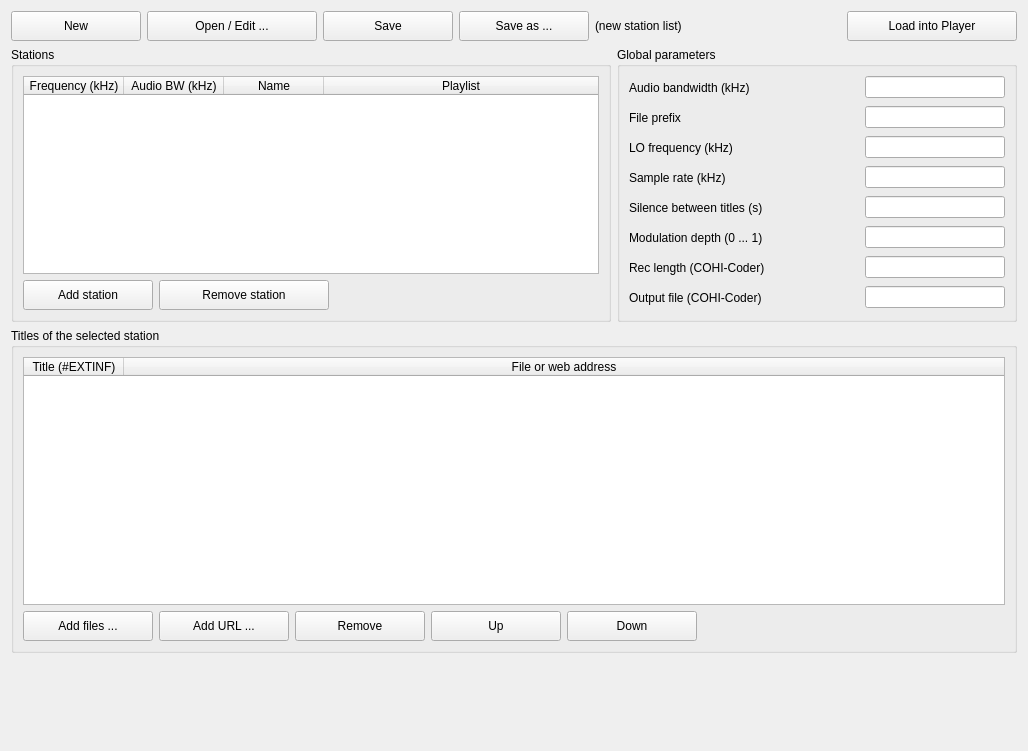
<?xml version="1.0" encoding="UTF-8"?>
<ui version="4.0">
 <class>station_editor_widget</class>
 <widget class="QWidget" name="station_editor_widget"><property name="geometry"><rect><x>0</x><y>0</y><width>1028</width><height>751</height></rect></property><property name="windowTitle"><string>Station Editor</string></property><layout class="QGridLayout" name="gridLayout_main" rowstretch="0,3,4,1" columnstretch="3,2"><item row="0" column="0" colspan="2"><layout class="QHBoxLayout" name="horizontalLayout_file"><item><widget class="QPushButton" name="pushButton_new"><property name="minimumSize"><size><width>130</width><height>30</height></size></property><property name="text"><string>New</string></property><property name="toolTip"><string>start a new, empty station list</string></property></widget></item><item><widget class="QPushButton" name="pushButton_open"><property name="minimumSize"><size><width>170</width><height>30</height></size></property><property name="text"><string>Open / Edit ...</string></property><property name="toolTip"><string>open an existing station list (m3u) for editing</string></property></widget></item><item><widget class="QPushButton" name="pushButton_save"><property name="minimumSize"><size><width>130</width><height>30</height></size></property><property name="text"><string>Save</string></property><property name="toolTip"><string>save the station list</string></property></widget></item><item><widget class="QPushButton" name="pushButton_saveas"><property name="minimumSize"><size><width>130</width><height>30</height></size></property><property name="text"><string>Save as ...</string></property><property name="toolTip"><string>save the station list under a new name</string></property></widget></item><item><widget class="QLabel" name="label_file"><property name="text"><string>(new station list)</string></property><property name="sizePolicy"><sizepolicy hsizetype="Expanding" vsizetype="Preferred"><horstretch>1</horstretch><verstretch>0</verstretch></sizepolicy></property></widget></item><item><widget class="QPushButton" name="pushButton_toplayer"><property name="minimumSize"><size><width>170</width><height>30</height></size></property><property name="text"><string>Load into Player</string></property><property name="toolTip"><string>save the station list and load it into the player (modes with audio modulator)</string></property></widget></item></layout></item><item row="1" column="0"><widget class="QGroupBox" name="groupBox_stations"><property name="title"><string>Stations</string></property><layout class="QVBoxLayout" name="verticalLayout_stations"><item><widget class="QTableWidget" name="tableWidget_stations"><property name="toolTip"><string>one line per carrier; frequency, bandwidth and name are edited directly in the table, the titles of the selected station below</string></property><property name="selectionBehavior"><enum>QAbstractItemView::SelectRows</enum></property><property name="selectionMode"><enum>QAbstractItemView::SingleSelection</enum></property><property name="alternatingRowColors"><bool>true</bool></property><attribute name="horizontalHeaderStretchLastSection"><bool>true</bool></attribute><attribute name="verticalHeaderVisible"><bool>false</bool></attribute><column><property name="text"><string>Frequency (kHz)</string></property></column><column><property name="text"><string>Audio BW (kHz)</string></property></column><column><property name="text"><string>Name</string></property></column><column><property name="text"><string>Playlist</string></property></column></widget></item><item><layout class="QHBoxLayout" name="horizontalLayout_stationbuttons"><item><widget class="QPushButton" name="pushButton_addstation"><property name="minimumSize"><size><width>130</width><height>30</height></size></property><property name="text"><string>Add station</string></property></widget></item><item><widget class="QPushButton" name="pushButton_removestation"><property name="minimumSize"><size><width>170</width><height>30</height></size></property><property name="text"><string>Remove station</string></property></widget></item><item><spacer name="horizontalSpacer_stations"><property name="orientation"><enum>Qt::Horizontal</enum></property><property name="sizeHint" stdset="0"><size><width>20</width><height>20</height></size></property></spacer></item></layout></item></layout></widget></item><item row="1" column="1"><widget class="QGroupBox" name="groupBox_params"><property name="title"><string>Global parameters</string></property><layout class="QFormLayout" name="formLayout_params"><item row="0" column="0"><widget class="QLabel" name="label_bw"><property name="minimumSize"><size><width>230</width><height>24</height></size></property><property name="text"><string>Audio bandwidth (kHz)</string></property></widget></item><item row="0" column="1"><widget class="QLineEdit" name="lineEdit_bw"><property name="toolTip"><string>default for all stations without their own bandwidth</string></property></widget></item><item row="1" column="0"><widget class="QLabel" name="label_prefix"><property name="minimumSize"><size><width>230</width><height>24</height></size></property><property name="text"><string>File prefix</string></property></widget></item><item row="1" column="1"><widget class="QLineEdit" name="lineEdit_prefix"><property name="toolTip"><string>put in front of relative file names, e.g. a common folder</string></property></widget></item><item row="2" column="0"><widget class="QLabel" name="label_lo"><property name="minimumSize"><size><width>230</width><height>24</height></size></property><property name="text"><string>LO frequency (kHz)</string></property></widget></item><item row="2" column="1"><widget class="QLineEdit" name="lineEdit_lo"><property name="toolTip"><string>band centre for 'audio modulator only'</string></property></widget></item><item row="3" column="0"><widget class="QLabel" name="label_sr"><property name="minimumSize"><size><width>230</width><height>24</height></size></property><property name="text"><string>Sample rate (kHz)</string></property></widget></item><item row="3" column="1"><widget class="QLineEdit" name="lineEdit_sr"><property name="toolTip"><string>band width (sample rate) for 'audio modulator only'</string></property></widget></item><item row="4" column="0"><widget class="QLabel" name="label_silence"><property name="minimumSize"><size><width>230</width><height>24</height></size></property><property name="text"><string>Silence between titles (s)</string></property></widget></item><item row="4" column="1"><widget class="QLineEdit" name="lineEdit_silence"></widget></item><item row="5" column="0"><widget class="QLabel" name="label_moddepth"><property name="minimumSize"><size><width>230</width><height>24</height></size></property><property name="text"><string>Modulation depth (0 ... 1)</string></property></widget></item><item row="5" column="1"><widget class="QLineEdit" name="lineEdit_moddepth"></widget></item><item row="6" column="0"><widget class="QLabel" name="label_reclength"><property name="minimumSize"><size><width>230</width><height>24</height></size></property><property name="text"><string>Rec length (COHI-Coder)</string></property></widget></item><item row="6" column="1"><widget class="QLineEdit" name="lineEdit_reclength"><property name="toolTip"><string>hh:mm:ss or seconds; not used by the player</string></property></widget></item><item row="7" column="0"><widget class="QLabel" name="label_outputfile"><property name="minimumSize"><size><width>230</width><height>24</height></size></property><property name="text"><string>Output file (COHI-Coder)</string></property></widget></item><item row="7" column="1"><widget class="QLineEdit" name="lineEdit_outputfile"><property name="toolTip"><string>not used by the player</string></property></widget></item></layout></widget></item><item row="2" column="0" colspan="2"><widget class="QGroupBox" name="groupBox_titles"><property name="title"><string>Titles of the selected station</string></property><layout class="QVBoxLayout" name="verticalLayout_titles"><item><widget class="QTableWidget" name="tableWidget_titles"><property name="toolTip"><string>titles are played one after the other in a loop; a web stream is a single entry. Files can also be dropped here from the file manager</string></property><property name="selectionBehavior"><enum>QAbstractItemView::SelectRows</enum></property><property name="selectionMode"><enum>QAbstractItemView::SingleSelection</enum></property><property name="alternatingRowColors"><bool>true</bool></property><property name="acceptDrops"><bool>true</bool></property><attribute name="horizontalHeaderStretchLastSection"><bool>true</bool></attribute><attribute name="verticalHeaderVisible"><bool>false</bool></attribute><column><property name="text"><string>Title (#EXTINF)</string></property></column><column><property name="text"><string>File or web address</string></property></column></widget></item><item><layout class="QHBoxLayout" name="horizontalLayout_titlebuttons"><item><widget class="QPushButton" name="pushButton_addfiles"><property name="minimumSize"><size><width>130</width><height>30</height></size></property><property name="text"><string>Add files ...</string></property><property name="toolTip"><string>add audio files (several can be selected)</string></property></widget></item><item><widget class="QPushButton" name="pushButton_addurl"><property name="minimumSize"><size><width>130</width><height>30</height></size></property><property name="text"><string>Add URL ...</string></property><property name="toolTip"><string>add a web stream or a file on a web server</string></property></widget></item><item><widget class="QPushButton" name="pushButton_removetitle"><property name="minimumSize"><size><width>130</width><height>30</height></size></property><property name="text"><string>Remove</string></property></widget></item><item><widget class="QPushButton" name="pushButton_up"><property name="minimumSize"><size><width>130</width><height>30</height></size></property><property name="text"><string>Up</string></property></widget></item><item><widget class="QPushButton" name="pushButton_down"><property name="minimumSize"><size><width>130</width><height>30</height></size></property><property name="text"><string>Down</string></property></widget></item><item><spacer name="horizontalSpacer_titles"><property name="orientation"><enum>Qt::Horizontal</enum></property><property name="sizeHint" stdset="0"><size><width>20</width><height>20</height></size></property></spacer></item></layout></item></layout></widget></item><item row="3" column="0" colspan="2"><widget class="QLabel" name="label_check"><property name="minimumSize"><size><width>0</width><height>80</height></size></property><property name="text"><string></string></property><property name="wordWrap"><bool>true</bool></property><property name="alignment"><set>Qt::AlignLeading|Qt::AlignLeft|Qt::AlignTop</set></property></widget></item></layout></widget>
 <resources/>
 <connections/>
</ui>
